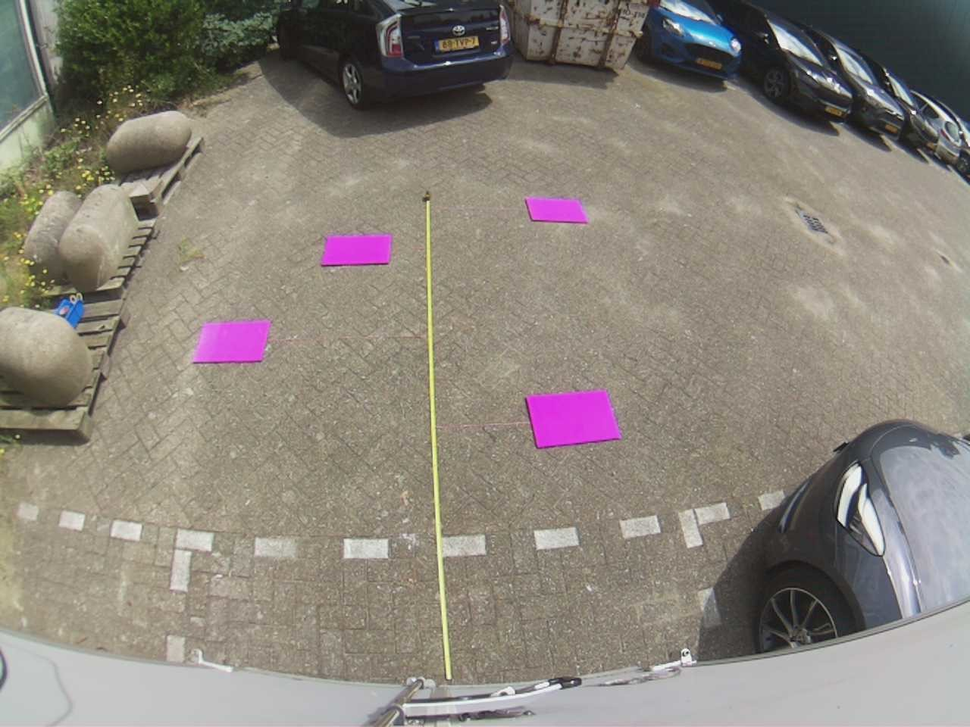
#> input picture data/calib_images/back.png, 970 x 727 px, shrunk from 1280 x 960 before the run
$ python -i Utilities.py   (imports and definitions only)
#> lines starting #> are read from the running program, lines starting #| are printed output that depends on the picture
#> further down, picture is the input picture: shape (727, 970, 3); mean B, G, R 123.7, 133.2, 140.2
import cv2
import numpy as np
import yaml

# [39 lines left out: function init_constants, not called in this run]

def convert_binary_to_bool(mask):
    bool_mask = mask.astype(np.float32) / 255.0
    return bool_mask

def adjust_luminance(gray, factor):
    adjusted = gray.astype(np.float32) * factor
    return adjusted

def get_mean_statistic(gray, mask):
    return np.sum(gray * mask)

def mean_luminance_ratio(grayA, grayB, mask):
    return get_mean_statistic(grayA, mask) / get_mean_statistic(grayB, mask)

def get_mask(img):
    gray = cv2.cvtColor(img, cv2.COLOR_BGR2GRAY)
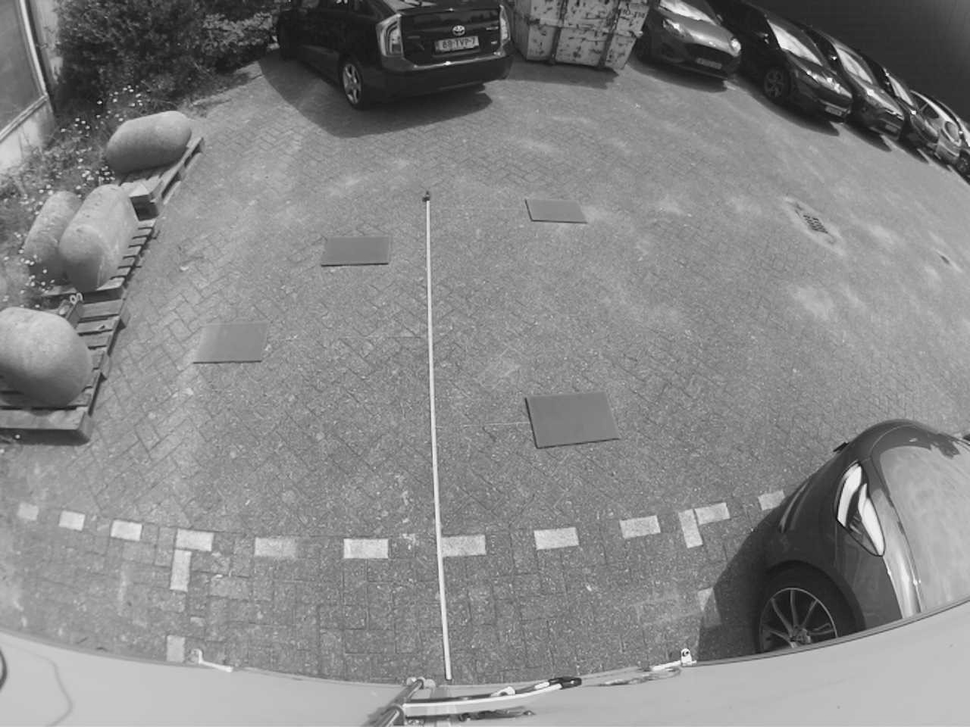
#> gray: shape (727, 970); min 7, max 255, mean 134.2
    _, mask = cv2.threshold(gray, 0, 255, cv2.THRESH_BINARY)
#> mask: shape (727, 970); every value is 255
    return mask

# [6 lines left out: function get_overlap_region_mask, not called in this run]

def get_outmost_polygon_boundary(img):
    mask = get_mask(img)
    kernel = cv2.getStructuringElement(cv2.MORPH_RECT, (2, 2))
    dilated_mask = cv2.dilate(mask, kernel, iterations=2)
    contours, _ = cv2.findContours(dilated_mask, cv2.RETR_EXTERNAL, cv2.CHAIN_APPROX_SIMPLE)
#> contours = [[[0, 0], [0, 726], [969, 726], [969, 0]]]
    largest_contour = max(contours, key=cv2.contourArea)
#> largest_contour = [[0, 0], [0, 726], [969, 726], [969, 0]]
    polygon = cv2.approxPolyDP(largest_contour, 0.009 * cv2.arcLength(largest_contour, True), True)
#> polygon = [[0, 0], [0, 726], [969, 726], [969, 0]]
    return polygon

# [53 lines left out: functions get_weight_mask_matrix, make_white_balance, get_frame_count, find_minimum_frame_count, not called in this run]

>>> import cv2
>>> picture = cv2.imread('data/calib_images/back.png')
>>> result = get_outmost_polygon_boundary(picture)
#> result = [[0, 0], [0, 726], [969, 726], [969, 0]]

$ run again, on data/calib_images/front.png
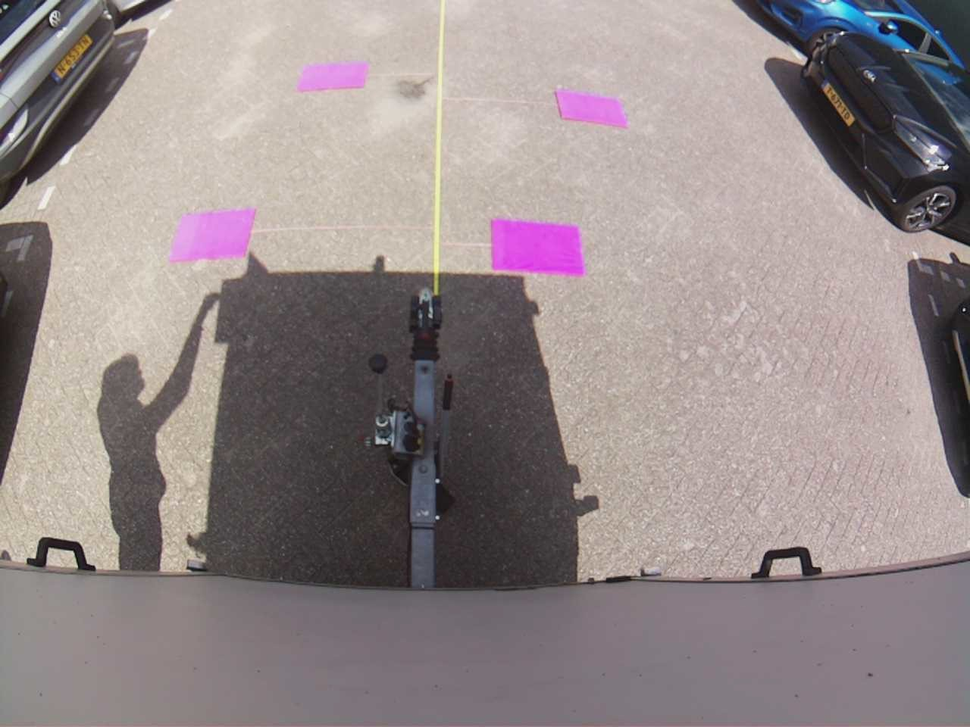
#> input picture data/calib_images/front.png, 970 x 727 px, shrunk from 1280 x 960 before the run
#> picture is the input picture: shape (727, 970, 3); mean B, G, R 137.6, 137.3, 148.3
#> in get_mask, `gray = cv2.cvtColor(img, cv2.COLOR_BGR2GRAY)`:
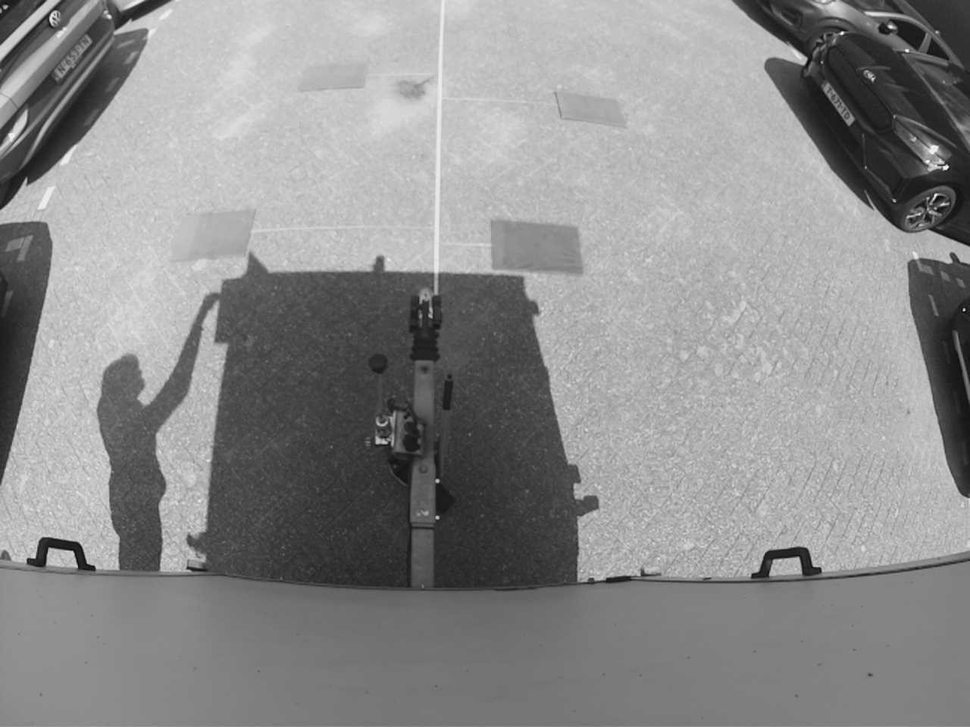
#> gray: shape (727, 970); min 8, max 255, mean 140.6
#> mask: shape (727, 970); every value is 255
#> contours = [[[0, 0], [0, 726], [969, 726], [969, 0]]]
#> largest_contour = [[0, 0], [0, 726], [969, 726], [969, 0]]

$ run again, on data/calib_images/left.png
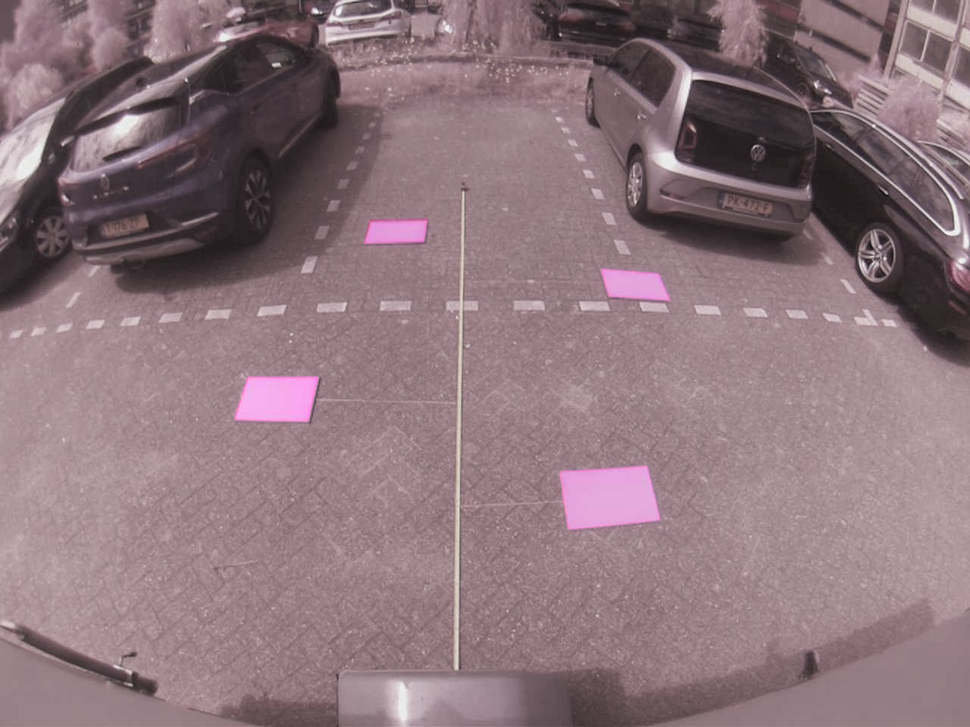
#> input picture data/calib_images/left.png, 970 x 727 px, shrunk from 1280 x 960 before the run
#> picture is the input picture: shape (727, 970, 3); mean B, G, R 124.4, 117.1, 141.2
#> in get_mask, `gray = cv2.cvtColor(img, cv2.COLOR_BGR2GRAY)`:
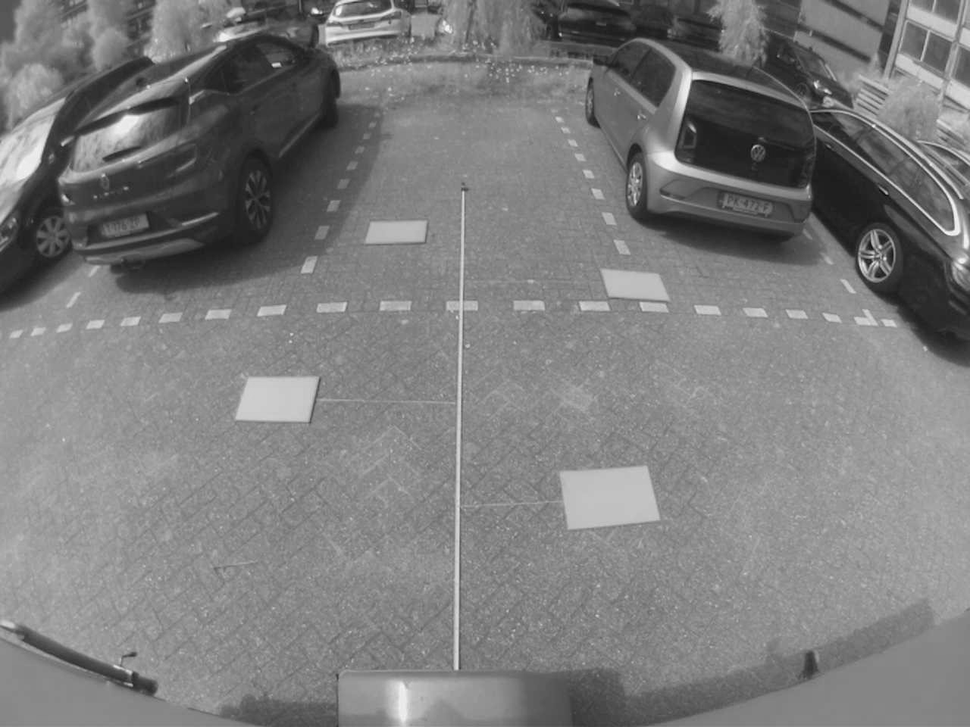
#> gray: shape (727, 970); min 9, max 250, mean 125.1
#> mask: shape (727, 970); every value is 255
#> contours = [[[0, 0], [0, 726], [969, 726], [969, 0]]]
#> largest_contour = [[0, 0], [0, 726], [969, 726], [969, 0]]

$ run again, on data/calib_images/right.png
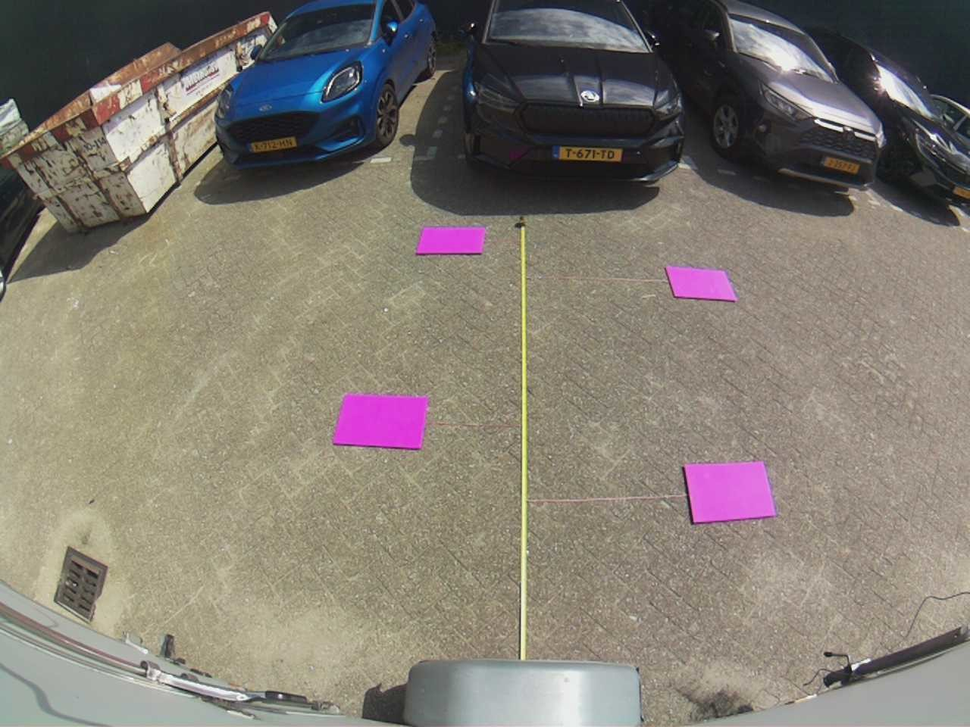
#> input picture data/calib_images/right.png, 970 x 727 px, shrunk from 1280 x 960 before the run
#> picture is the input picture: shape (727, 970, 3); mean B, G, R 114.3, 124, 130.8
#> in get_mask, `gray = cv2.cvtColor(img, cv2.COLOR_BGR2GRAY)`:
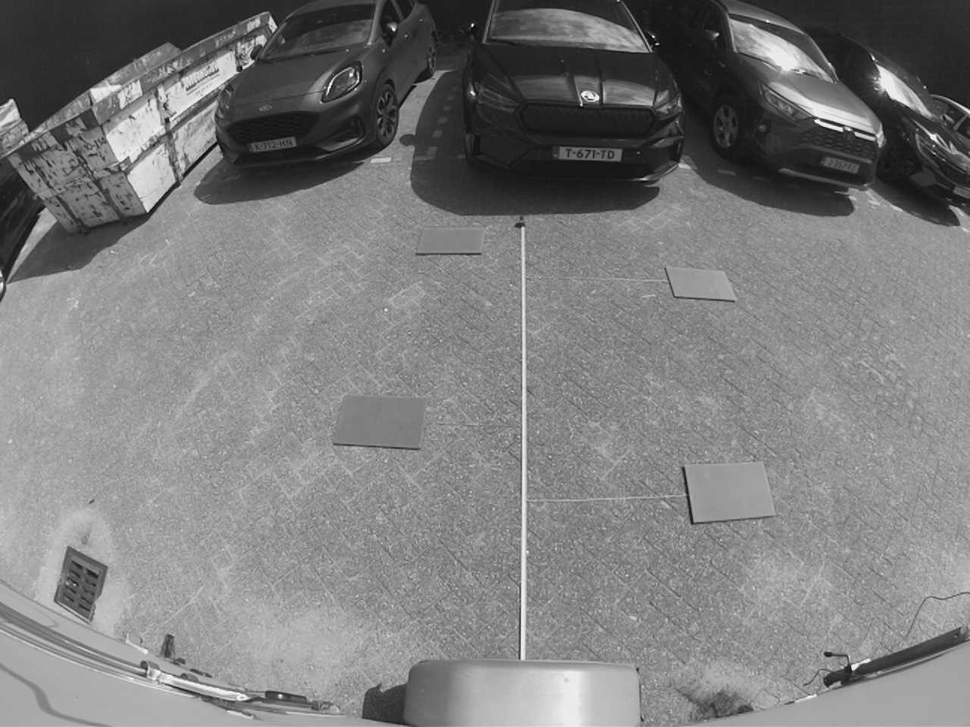
#> gray: shape (727, 970); min 3, max 255, mean 125
#> mask: shape (727, 970); every value is 255
#> contours = [[[0, 0], [0, 726], [969, 726], [969, 0]]]
#> largest_contour = [[0, 0], [0, 726], [969, 726], [969, 0]]
